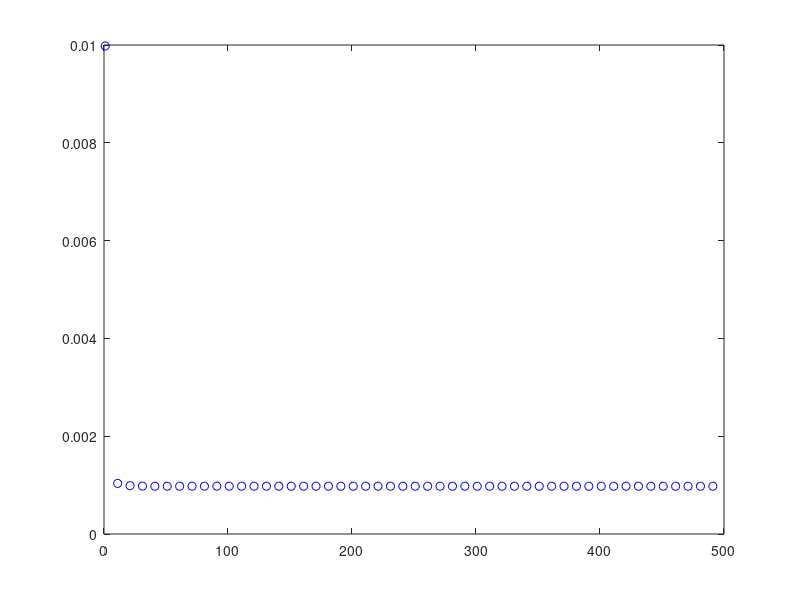

Recreate this plot in MATLAB.
T = 100;% time window (period)
nt = 2^10;% number of points
dt = T/nt;% timestep (dt)
t = -T/2:dt:T/2-dt;% time vector

for i = 1:10:500
	mysinc = sinc(i*t);
	power = mean(abs(mysinc).^2);
	plot(i, power,'bo');
	hold on;
end